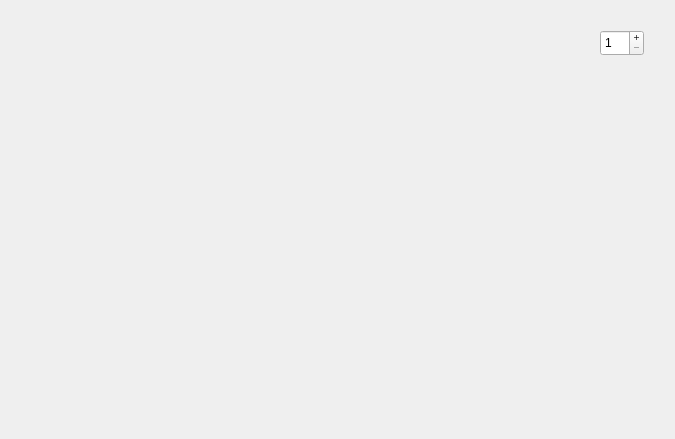
<?xml version="1.0" encoding="UTF-8"?>
<ui version="4.0">
 <class>HelpWindow</class>
 <widget class="QDialog" name="HelpWindow">
  <property name="geometry">
   <rect>
    <x>0</x>
    <y>0</y>
    <width>675</width>
    <height>439</height>
   </rect>
  </property>
  <property name="windowTitle">
   <string>Dialog</string>
  </property>
  <widget class="QStackedWidget" name="stackedWidget">
   <property name="enabled">
    <bool>true</bool>
   </property>
   <property name="geometry">
    <rect>
     <x>10</x>
     <y>60</y>
     <width>661</width>
     <height>411</height>
    </rect>
   </property>
   <property name="acceptDrops">
    <bool>false</bool>
   </property>
   <property name="currentIndex">
    <number>0</number>
   </property>
   <widget class="QWidget" name="page">
    <widget class="QLabel" name="label">
     <property name="geometry">
      <rect>
       <x>10</x>
       <y>10</y>
       <width>631</width>
       <height>351</height>
      </rect>
     </property>
     <property name="text">
      <string/>
     </property>
     <property name="pixmap">
      <pixmap>../logs/img/11/mainScreenShot2intro.png</pixmap>
     </property>
     <property name="scaledContents">
      <bool>true</bool>
     </property>
    </widget>
   </widget>
   <widget class="QWidget" name="widget">
    <widget class="QLabel" name="label_3">
     <property name="geometry">
      <rect>
       <x>20</x>
       <y>30</y>
       <width>631</width>
       <height>371</height>
      </rect>
     </property>
     <property name="text">
      <string/>
     </property>
     <property name="pixmap">
      <pixmap>../logs/img/11/mainScreenShot4contact.png</pixmap>
     </property>
     <property name="scaledContents">
      <bool>true</bool>
     </property>
    </widget>
   </widget>
   <widget class="QWidget" name="page_2">
    <widget class="QLabel" name="label_2">
     <property name="geometry">
      <rect>
       <x>10</x>
       <y>10</y>
       <width>631</width>
       <height>321</height>
      </rect>
     </property>
     <property name="text">
      <string/>
     </property>
     <property name="pixmap">
      <pixmap>../logs/img/11/mainScreenShot3admin_Password.png</pixmap>
     </property>
     <property name="scaledContents">
      <bool>true</bool>
     </property>
    </widget>
   </widget>
   <widget class="QWidget" name="page_4">
    <widget class="QLabel" name="label_4">
     <property name="geometry">
      <rect>
       <x>10</x>
       <y>10</y>
       <width>611</width>
       <height>351</height>
      </rect>
     </property>
     <property name="text">
      <string/>
     </property>
     <property name="pixmap">
      <pixmap>../logs/img/11/mainScreenShot5filter.png</pixmap>
     </property>
     <property name="scaledContents">
      <bool>true</bool>
     </property>
    </widget>
   </widget>
   <widget class="QWidget" name="page_5">
    <widget class="QLabel" name="label_5">
     <property name="geometry">
      <rect>
       <x>10</x>
       <y>10</y>
       <width>621</width>
       <height>331</height>
      </rect>
     </property>
     <property name="text">
      <string/>
     </property>
     <property name="pixmap">
      <pixmap>../logs/img/11/mainScreenShot6refresh.png</pixmap>
     </property>
     <property name="scaledContents">
      <bool>true</bool>
     </property>
    </widget>
   </widget>
   <widget class="QWidget" name="page_1">
    <widget class="QLabel" name="label_6">
     <property name="geometry">
      <rect>
       <x>10</x>
       <y>10</y>
       <width>651</width>
       <height>331</height>
      </rect>
     </property>
     <property name="text">
      <string/>
     </property>
     <property name="pixmap">
      <pixmap>../logs/img/11/mainScreenShottotal_Capacity.png</pixmap>
     </property>
     <property name="scaledContents">
      <bool>true</bool>
     </property>
    </widget>
   </widget>
  </widget>
  <widget class="QSpinBox" name="spinBox">
   <property name="geometry">
    <rect>
     <x>600</x>
     <y>30</y>
     <width>44</width>
     <height>26</height>
    </rect>
   </property>
   <property name="readOnly">
    <bool>false</bool>
   </property>
   <property name="buttonSymbols">
    <enum>QAbstractSpinBox::PlusMinus</enum>
   </property>
   <property name="minimum">
    <number>1</number>
   </property>
   <property name="maximum">
    <number>6</number>
   </property>
  </widget>
 </widget>
 <resources/>
 <connections>
  <connection>
   <sender>spinBox</sender>
   <signal>valueChanged(int)</signal>
   <receiver>stackedWidget</receiver>
   <slot>setCurrentIndex(int)</slot>
   <hints>
    <hint type="sourcelabel">
     <x>609</x>
     <y>40</y>
    </hint>
    <hint type="destinationlabel">
     <x>436</x>
     <y>127</y>
    </hint>
   </hints>
  </connection>
 </connections>
</ui>
